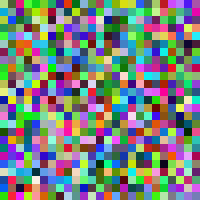
#> input picture SimulatedAnnealing/image.png, 25 x 25 px, found by its file name (shown 8 times larger)
$ python four.py
#> lines starting #> are read from the running program, lines starting #| are printed output that depends on the picture; long printed decimals are rounded
import numpy as np
import matplotlib.pyplot as plt
from multiprocessing import Pool, cpu_count
from PIL import Image
import time
import random
import math

im = Image.open("SimulatedAnnealing/image.png")
#> im is the input picture: PIL image 25x25 RGB; mean R, G, B 121, 129.3, 126
image_matrix = np.array(im)
final_matrix = image_matrix
height, width, rgb = image_matrix.shape
#> height = 25; width = 25; rgb = 3


start_temp = 1000
temperatures = np.linspace(start_temp, 1, 200000)

mask = np.eye(height * width, k=1) + np.eye(height * width, k=-1)
def probability_acceptance(old_energy, new_energy, temp):
    if temp == 0:
        return 0
    return math.exp((old_energy - new_energy) / temp)
def energy(image):
    prior = time.perf_counter()
    image = image.reshape(height * width, rgb)
#> image = 625 rows, first 8: [181, 223, 136], [77, 94, 50], [233, 24, 126], [77, 254, 50], [16, 212, 29], [115, 209, 38], [29, 168, 101], [60, 26, 160]
    diffs = image[:, np.newaxis, :] - image[np.newaxis, :, :]
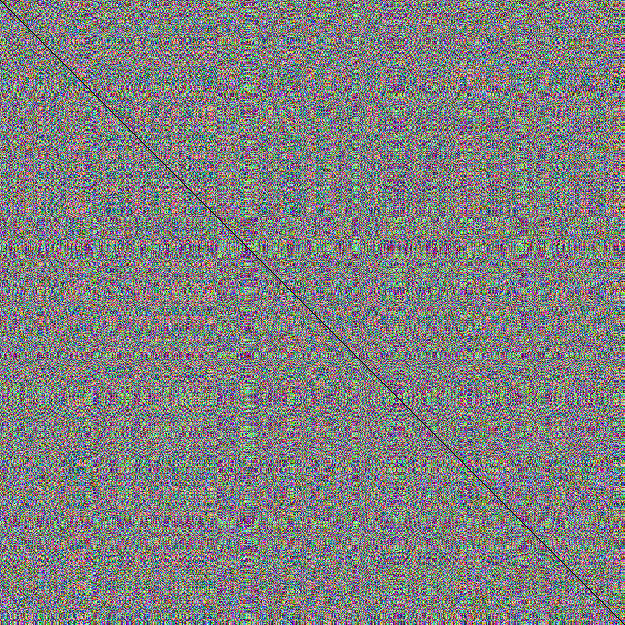
#> diffs: shape (625, 625, 3); mean of channels 0, 1, 2 127.3, 127.3, 127.3; drawn as R, G, B
    norm_diffs = np.linalg.norm(diffs, axis=-1)
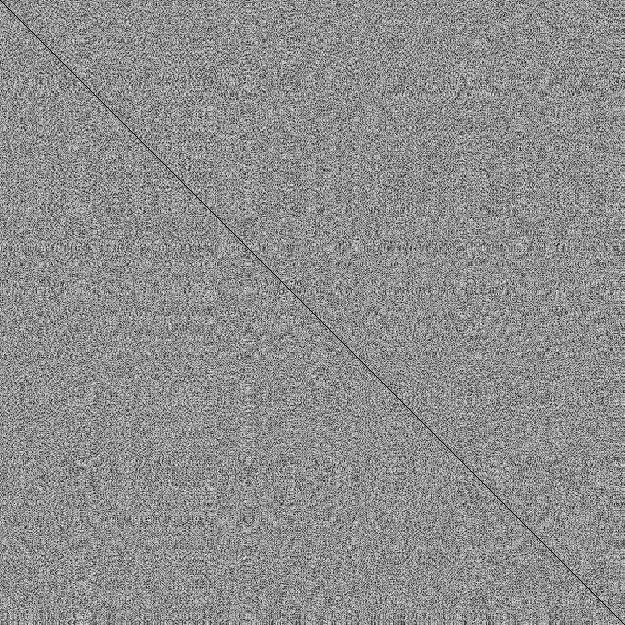
#> norm_diffs: shape (625, 625) float64; min 0, max 438.2, mean 244.8; drawn with min black and max white
    norm_diffs = 0.5 * (norm_diffs + norm_diffs.T)
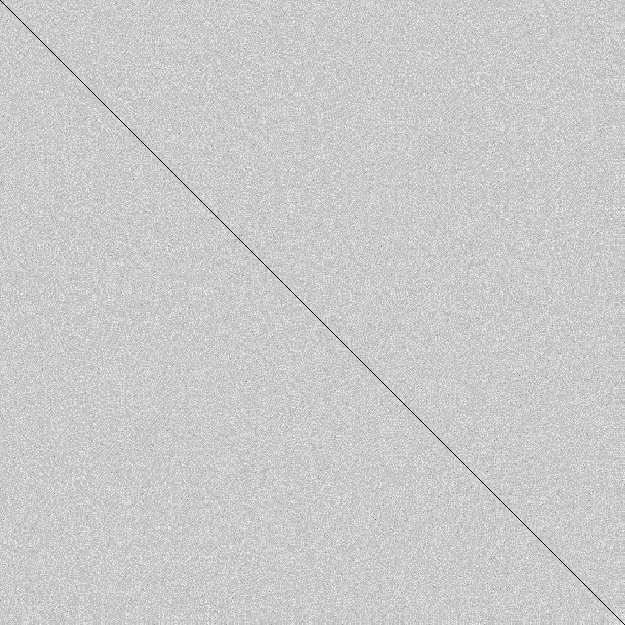
#> norm_diffs: shape (625, 625) float64; min 0, max 307.5, mean 244.8; drawn with min black and max white
    print(time.perf_counter()-prior)
    return np.sum(norm_diffs * mask)
print(energy(image_matrix))
#| 307002.678
# [20 lines of commented-out code are left out]

$ run again, with SimulatedAnnealing/tmp8knmlon0.png copied over SimulatedAnnealing/image.png
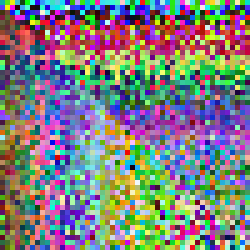
#> input picture SimulatedAnnealing/tmp8knmlon0.png, 50 x 50 px, found by its file name (shown 5 times larger)
#> im is the input picture: PIL image 50x50 RGBA; mean R, G, B, A 126, 126, 127.1, 255
#> image = 2500 rows, first 6: [15, 173, 167, 255], [91, 229, 23, 255], [234, 235, 20, 255], [65, 188, 205, 255], [19, 68, 16, 255], [7, 252, 15, 255]
#> in energy, `norm_diffs = np.linalg.norm(diffs, axis=-1)`:
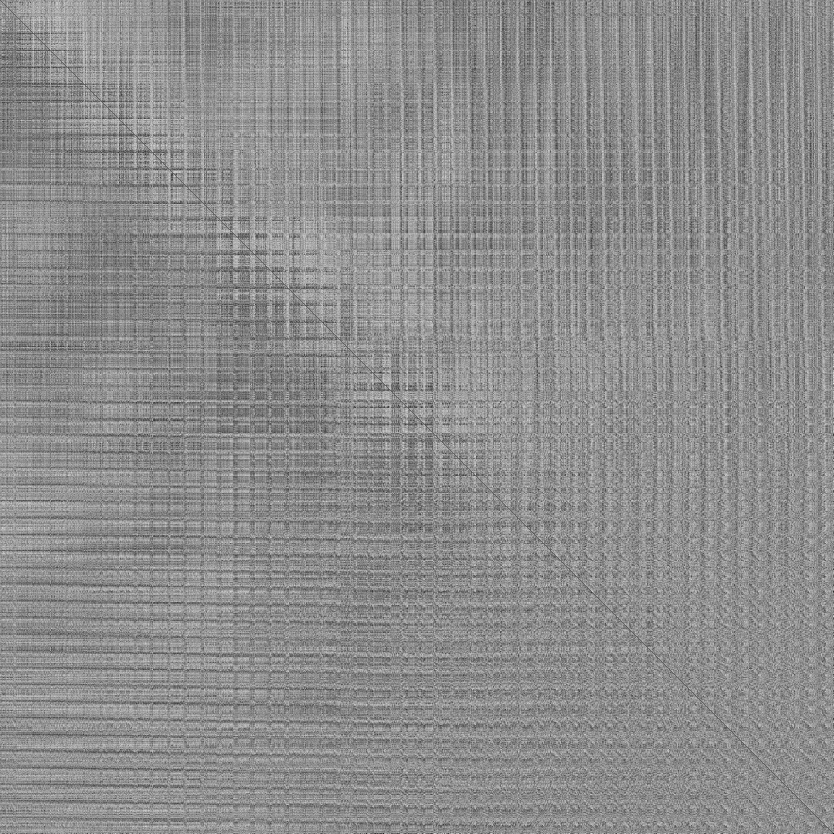
#> norm_diffs: shape (2500, 2500) float64 (shown at 1/3 size); min 0, max 441.1, mean 245; drawn with min black and max white
#> in energy, `norm_diffs = 0.5 * (norm_diffs + norm_diffs.T)`:
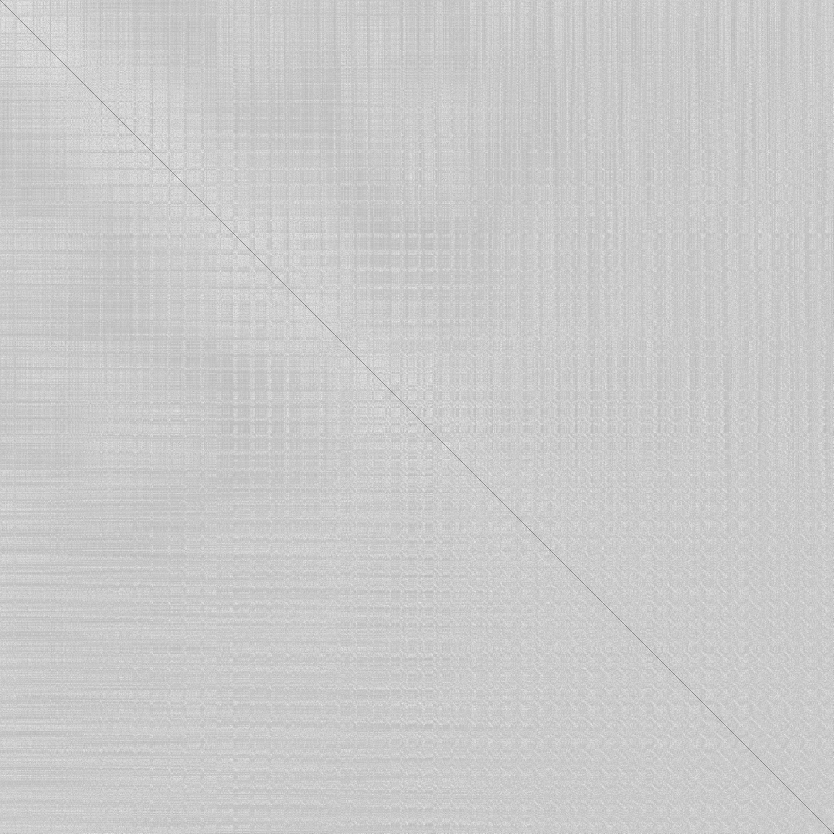
#> norm_diffs: shape (2500, 2500) float64 (shown at 1/3 size); min 0, max 307.8, mean 245; drawn with min black and max white
#| 1273097.248
